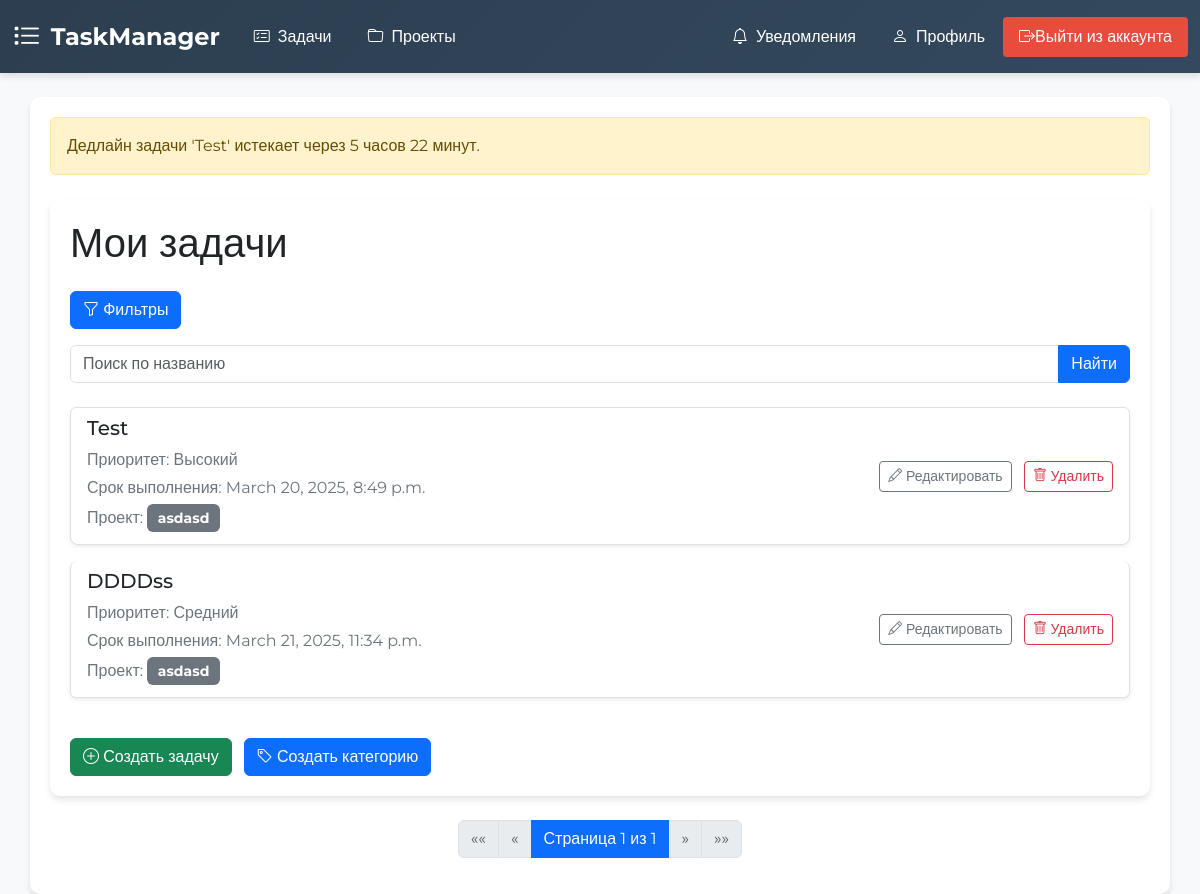
The page /task-manager/task-list (signed in) on the database as committed earlier.
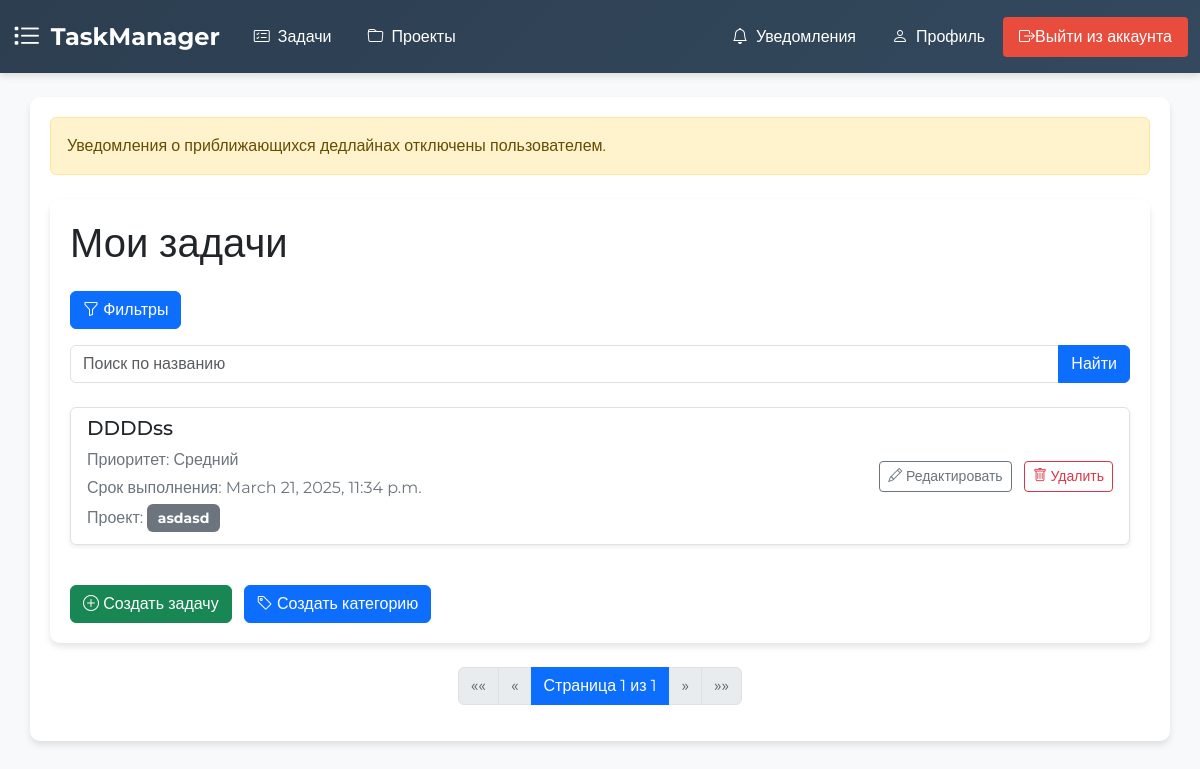
The same page on the database as committed later.
### taskmanager/models.py (models this page shows, shortened)
class Task(models.Model):
    PRIORITY_CHOICES = [
        ('high', 'Высокий'),
        ('medium', 'Средний'),
        ('low', 'Низкий'),
    ]
    STATUS_CHOICES = [
        ('todo', 'К выполнению'),
        ('in_progress', 'В процессе'),
        ('done', 'Выполнено'),
    ]
    title = models.CharField(max_length=200)
    description = models.TextField()
    due_date = models.DateTimeField()
    priority = models.CharField(max_length=10, choices=PRIORITY_CHOICES)
    status = models.CharField(max_length=20, choices=STATUS_CHOICES, default='todo')
    project = models.ForeignKey('Project', on_delete=models.CASCADE, null=True, blank=True)  # Необязательное поле
    category = models.ForeignKey('Category', on_delete=models.CASCADE, null=True, blank=True)  # Необязательное поле
    assigned_to = models.ForeignKey(User, on_delete=models.SET_NULL, null=True, blank=True,
                                    related_name='assigned_tasks')
    created_by = models.ForeignKey(User, on_delete=models.CASCADE)
    created_at = models.DateTimeField(auto_now_add=True)

class Project(models.Model):
    name = models.CharField(max_length=100)
    created_by = models.ForeignKey(User, on_delete=models.CASCADE, related_name='created_projects')
    users = models.ManyToManyField(User, related_name='projects')
    editors = models.ManyToManyField(User, related_name='editable_projects', blank=True)

### taskmanager/views.py (the view)
# urls.py: path('task-list', task_list, name='task_list'),
@login_required
def task_list(request):
    tasks = Task.objects.filter(created_by=request.user)
    search_query = request.GET.get('search')
    if search_query:
        tasks = tasks.filter(title__icontains=search_query)
    status = request.GET.get('status')
    if status:
        tasks = tasks.filter(status=status)
    priority = request.GET.get('priority')
    if priority:
        tasks = tasks.filter(priority=priority)
    project_id = request.GET.get('project')
    if project_id:
        tasks = tasks.filter(project_id=project_id)
    category_id = request.GET.get('category')
    if category_id:
        tasks = tasks.filter(category_id=category_id)
    due_date = request.GET.get('due_date')
    if due_date:
        tasks = tasks.filter(due_date__lte=due_date)
    page = request.GET.get('page', 1)
    paginator = Paginator(tasks, 10)
    try:
        tasks = paginator.page(page)
    except PageNotAnInteger:
        tasks = paginator.page(1)
    except EmptyPage:
        tasks = paginator.page(paginator.num_pages)
    now = timezone.now()
    deadline_threshold = now + timedelta(days=1)
    if request.user.notify_deadlines:
        tasks_with_deadline = Task.objects.filter(
            due_date__lte=deadline_threshold,
            due_date__gt=now,
            created_by=request.user,
        )
        if tasks_with_deadline:
            for task in tasks_with_deadline:
                time_left = task.due_date - now
                hours, remainder = divmod(time_left.seconds, 3600)
                minutes, _ = divmod(remainder, 60)
                message = f"Дедлайн задачи '{task.title}' истекает через {hours} часов {minutes} минут."
                messages.warning(request, message)
        else:
            messages.warning(request, "Приближающихся дедлайнов нет.")
    else:
        messages.warning(request, "Уведомления о приближающихся дедлайнах отключены пользователем.")
    projects = Project.objects.filter(users=request.user)
    categories = Category.objects.filter(user=request.user)
    return render(request, 'taskmanager/task_list.html', {
        'tasks': tasks,
        'projects': projects,
        'categories': categories,
    })

### taskmanager/context_processors.py (called while the page is built)
def unread_notifications_count(request):
    if request.user.is_authenticated:
        unread_notifications_count = Notification.objects.filter(users=request.user).exclude(read_by=request.user).count()
        return {'unread_notifications_count': unread_notifications_count}
    return {}

### taskmanager/templates/taskmanager/task_list.html (shortened to what the changed rows need)
{% extends "taskmanager/base.html" %}
{% block body %}
<div class="container mt-4">
    <h1 class="mb-4">Мои задачи</h1>
    <div class="list-group">
        {% for task in tasks %}
            <div class="list-group-item mb-3 shadow-sm">
                <div class="d-flex justify-content-between align-items-center">
                    <div>
                        <h5><a href="{% url 'taskmanager:task_detail' task.id %}" class="text-decoration-none text-dark">{{ task.title }}</a></h5>
                        <p class="mb-1 text-muted">Приоритет: <span>{{ task.get_priority_display }}</span></p>
                        <p class="mb-1 text-muted">Срок выполнения: {{ task.due_date }}</p>
                        {% if task.project %}
                            <p class="mb-1 text-muted">Проект: <span class="badge bg-secondary">{{ task.project.name }}</span></p>
                        {% endif %}
                    </div>
                    <div>
                        <a href="{% url 'taskmanager:edit_task' task.id %}" class="btn btn-sm btn-outline-secondary">
                            <i class="bi bi-pencil"></i> Редактировать
                        </a>
                        <a href="{% url 'taskmanager:delete_task' task.id %}" class="btn btn-sm btn-outline-danger ms-2">
                            <i class="bi bi-trash"></i> Удалить
                        </a>
                    </div>
                </div>
            </div>
        {% empty %}
            <div class="list-group-item text-muted">
                <p>Нет задач.</p>
            </div>
        {% endfor %}
    </div>
</div>
<link href="https://cdn.jsdelivr.net/npm/bootstrap-icons@1.10.3/font/bootstrap-icons.css" rel="stylesheet">
{% endblock %}

Rows that differ between the two databases and show on the page:
removed Task: title "Test", priority "Высокий", due_date "March 20, 2025, 8:49 p.m.", project.name "asdasd"
Other text that changed with them:
new list line: "Уведомления о приближающихся дедлайнах отключены пользователем."
list line gone: "Дедлайн задачи 'Test' истекает через 5 часов 22 минут."
